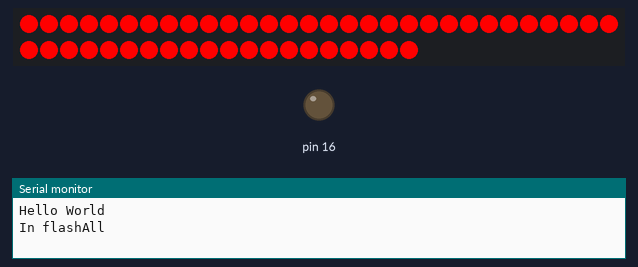
A sketch run on a simulated Arduino Uno, built for the host (arithmetic inside an expression is 32-bit, double 64-bit). Parts: 50 RGB LEDs in strip order, left to right, continuing on the next row, output pins drawn as LEDs (lit = HIGH), the last lines printed to the serial monitor. Random numbers use the default seed unless the sketch sets one.

Above: at 4.3 s.
At 37.7 s:
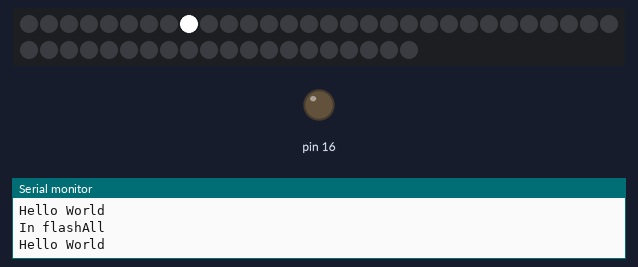
Timing chart, 0 to 39.2 s (numbered marks = the images above):
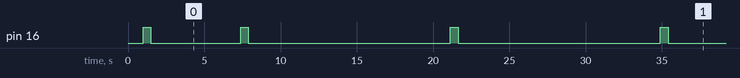

The sketch:

stranger_things_fastled.ino
```cpp
// Import Statements
// Read more here: https://docs.arduino.cc/software/ide-v1/tutorials/installing-libraries
#define FASTLED_ESP8266_NODEMCU_PIN_ORDER
#include <FastLED.h>

#define NUM_LEDS 50
#define DATA_PIN 4
char text = 'run';
CRGB leds[NUM_LEDS];
/*
  delay(1000): This is a 1 second delay
  ASCII value of 'a' is 97 and 'z' is 122
*/

void setup() {
  // Entry Point
  Serial.begin(115200);
  pinMode(16, OUTPUT);
  FastLED.addLeds<WS2811, DATA_PIN>(leds, NUM_LEDS);
  // FASTLED.setMaxPowerInVoltsAndMilliamps(5, 500);
}

void loop() {
  // Mandatory loop that will continue to run indefinitely while powered on
  delay(1000); // delay for interruption
  Serial.println("Hello World");
  digitalWrite(16, HIGH);
  delay(500);
  digitalWrite(16, LOW);

  int displayedWord = random(0, 4);
  switch (displayedWord)
  {
  case 0:
    message("run");
    break;
  case 1:
    message("help");
    break;
  case 2:
    message("hello");
    break;
  case 3:
    chaseForward();
    flashAll();
    break;
  }
}
void message(char *text) {
  size_t length = strlen(text);
  for (int i = 0; i < length; i++)
  {
    int index = lookupChar(text[i]);
    if (index >= 0)
    {
      leds[index] = CRGB(CRGB::White);
      FastLED.show();
      delay(2000);
      FastLED.clear();
      FastLED.show();
      delay(250);
    }
    else
    {
      // Space, punctuation, etc.
      delay(1500);
    }
  }

  delay(1000);
  flashAll();
}

void flashAll() {
  Serial.println("In flashAll");
  for (int i = 0; i < NUM_LEDS; i++)
  {
    leds[i] = CRGB::Red;
    FastLED.show();
  }
  delay(1000);
  for (int i = 0; i < NUM_LEDS; i++)
  {
    leds[i] = CRGB::Black;
    FastLED.show();
  }
  delay(1000);
}
void chaseForward(){
  for(int dot = NUM_LEDS; dot >=0 ; dot--) {
    leds[dot] = CRGB::Blue;
    FastLED.show();
    leds[dot] = CRGB::Black;
    delay(50);
  }
}

int lookupChar(char c)
{
  switch (c)
  {
  case 'a':
    return 0;
    break;
  case 'b':
    return 2;
    break;
  case 'c':
    return 4;
    break;
  case 'd':
    return 6;
    break;
  case 'e':
    return 8;
    break;
  case 'f':
    return 10;
    break;
  case 'g':
    return 12;
    break;
  case 'h':
    return 14;
    break;
  case 'i':
    return 15;
    break;
  case 'j':
    return 17;
    break;
  case 'k':
    return 19;
    break;
  case 'l':
    return 21;
    break;
  case 'm':
    return 22;
    break;
  case 'n':
    return 49;
    break;
  case 'o':
    return 47;
    break;
  case 'p':
    return 45;
    break;
  case 'q':
    return 43;
    break;
  case 'r':
    return 42;
    break;
  case 's':
    return 40;
    break;
  case 't':
    return 38;
    break;
  case 'u':
    return 36;
    break;
  case 'v':
    return 34;
    break;
  case 'w':
    return 32;
    break;
  case 'x':
    return 30;
    break;
  case 'y':
    return 28;
    break;
  case 'z':
    return 27;
    break;
  default:
    return -1;
    break;
  }
}


  // for (int i = 0; i < text.length(); i++) {
  //   // subtract ASCII code of 'a' by code of letter to get position in leds[]. Set that led and show
  //   //text[i]


  // }
```

Measured:
- by itself, pin 16: LOW → HIGH at 1.0 s, → LOW 0.50 s later, → HIGH 5.9 s later, → LOW 0.50 s later, … (8 changes in this stretch)
- what the display in image 0 shows lasts 1.1 s, from 4.3 s to 5.4 s
